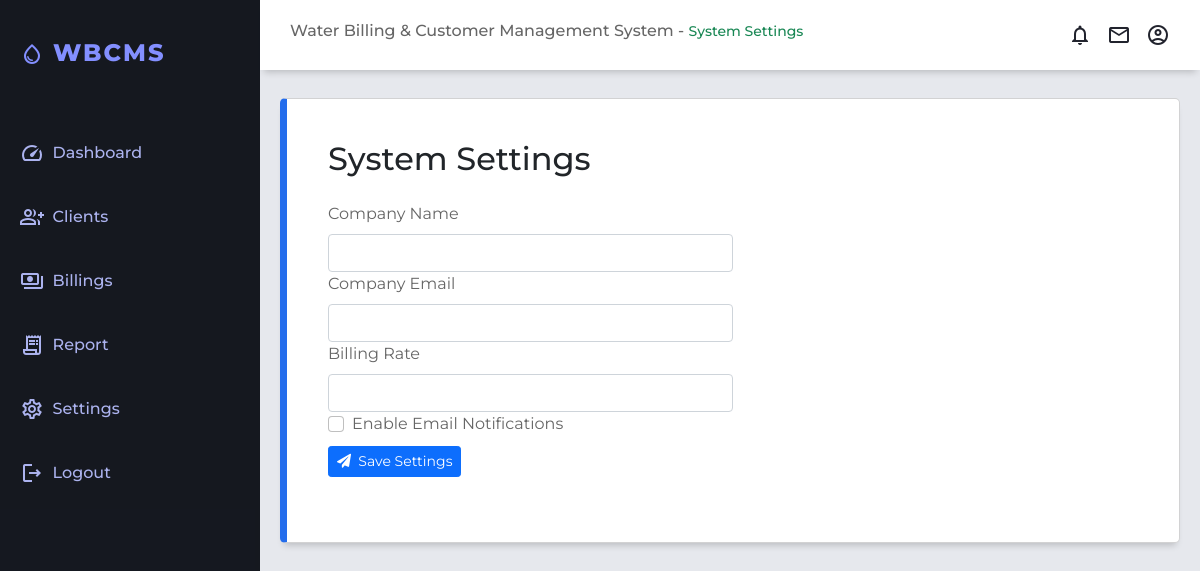
The app's page /settings.php, older data.
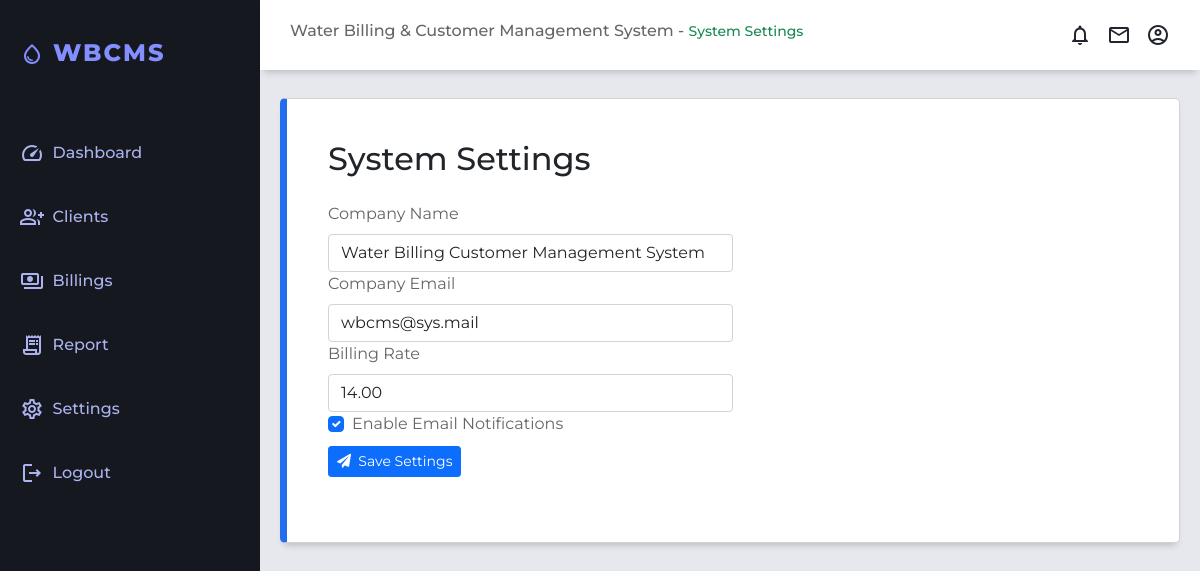
The same page, newer data.
### tables this page shows
CREATE TABLE `tbl_settings` (
  `id` int(11) NOT NULL,
  `company_name` varchar(255) NOT NULL,
  `company_email` varchar(255) NOT NULL,
  `billing_rate` decimal(10,2) NOT NULL,
  `enable_notifications` tinyint(1) NOT NULL DEFAULT 0
);

### settings.php (the view, shortened to what the changed rows need)
<?php
include("./config/functions.php");
$query = "SELECT * FROM tbl_settings LIMIT 1";
$result = $conn->query($query);
$settings = $result->fetch_assoc();
?>
<!DOCTYPE html>
<html lang="en">
<head>
    <link rel="stylesheet" href="https://cdnjs.cloudflare.com/ajax/libs/font-awesome/5.15.3/css/all.min.css" />
    <link rel="stylesheet" href="css/bootstrap5.0.1.min.css">
    <link rel="stylesheet" type="text/css" href="css/datatables-1.10.25.min.css" />
    <link rel="stylesheet" href="css/styles.css">
    <link rel="stylesheet" href="css/customer.css">
    <link rel="stylesheet" href="css/bill.css">
</head>
<body>
    <div class="grid-container">
        <main class="main-container">
            <div class="row">
                <div class="container mt-2">
                    <div class="card">
                        <div class="card-body">
                            <h2 class="mb-0 text-dark">System Settings</h2>
                            <form method="POST" action="<?php echo htmlspecialchars($_SERVER["PHP_SELF"]); ?>" class="mt-4 mb-4">
                                <div class="col-md-6">
                                    <label for="company_name" class="form-label">Company Name</label>
                                    <input type="text" class="form-control" id="company_name" name="company_name" value="<?php echo htmlspecialchars($settings['company_name']); ?>" required>
                                </div>
                                <div class="col-md-6">
                                    <label for="company_email" class="form-label">Company Email</label>
                                    <input type="email" class="form-control" id="company_email" name="company_email" value="<?php echo htmlspecialchars($settings['company_email']); ?>" required>
                                </div>
                                <div class="col-md-6">
                                    <label for="billing_rate" class="form-label">Billing Rate</label>
                                    <input type="number" step="0.01" class="form-control" id="billing_rate" name="billing_rate" value="<?php echo htmlspecialchars($settings['billing_rate']); ?>" required>
                                </div>
                                <div class="col-md-6">
                                    <div class="form-check">
                                        <input class="form-check-input" type="checkbox" id="enable_notifications" name="enable_notifications" <?php echo $settings['enable_notifications'] ? 'checked' : ''; ?>>
                                        <label class="form-check-label" for="enable_notifications">
                                            Enable Email Notifications
                                        </label>
                                    </div>
                                </div>
                            </form>
                        </div>
                    </div>
                </div>
            </div>
        </main>
    </div>
</body>
</html>

Row changes from the older to the newer data that the page shows:
added tbl_settings: company_name "Water Billing Customer Management System", company_email "wbcms@sys.mail", billing_rate "14.00", enable_notifications "☑"
Text that changed along with them:
form field enable_notifications: "☐" → (not shown)
